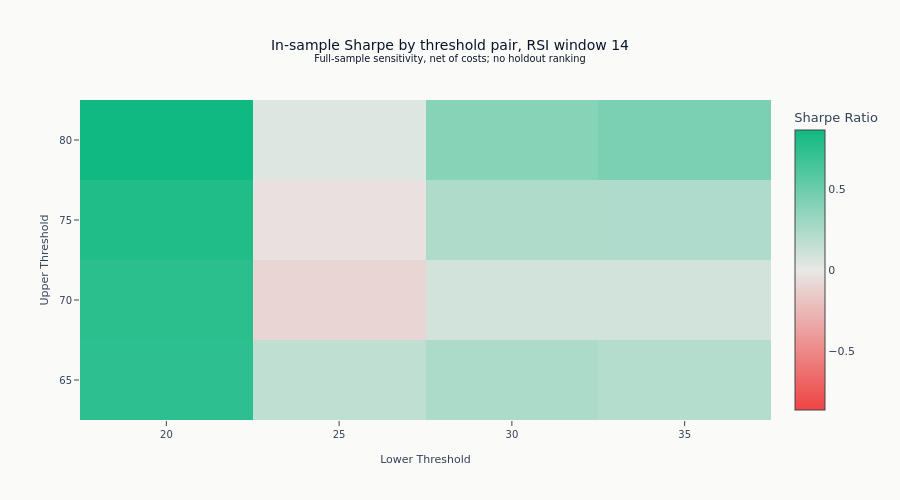

Write notebook code for a chart like this one.
### Markdown cell above
The heatmap holds the RSI window fixed and exposes the threshold surface. Centering the diverging
scale at zero distinguishes positive from negative in-sample Sharpe ratios without implying that
the highest cell is a validated choice.

### Code cell
fig = go.Figure(
    data=go.Heatmap(
        x=lower_thresholds,
        y=upper_thresholds,
        z=heatmap_z,
        colorscale=ml4t_diverging(),
        zmid=0,
        colorbar=dict(title="Sharpe Ratio"),
    )
)

fig.update_layout(
    title=(
        f"In-sample Sharpe by threshold pair, RSI window {RSI_WINDOW}"
        "<br><sup>Full-sample sensitivity, net of costs; no holdout ranking</sup>"
    ),
    xaxis_title="Lower Threshold",
    yaxis_title="Upper Threshold",
    height=500,
)
show_plotly_with_alt(
    fig,
    (
        "Heatmap of in-sample Sharpe ratio over the RSI threshold grid, lower threshold on "
        "the horizontal axis and upper threshold on the vertical, one cell per pair, on a "
        f"diverging colour scale centred at zero. The RSI window is held at {RSI_WINDOW} "
        "throughout, so the surface varies in the two thresholds alone. Every cell is scored "
        "on the whole sample with no holdout, which is what makes this a sensitivity surface "
        "rather than a selection procedure."
    ),
)

### Figure 1 — Plotly figure (JSON) as saved in the notebook; plotly's stock layout.template omitted (floating-point values rounded to 4 significant figures)
{"data": [{"colorbar": {"title": {"text": "Sharpe Ratio"}}, "colorscale": [[0.0, "#ef4444"], [0.5, "#e8e8e6"], [1.0, "#10b981"]], "type": "heatmap", "x": [20, 25, 30, 35], "y": [65, 70, 75, 80], "z": [[0.7475, 0.1606, 0.2367, 0.2079], [0.7622, -0.09895, 0.08964, 0.09315], [0.7998, -0.03683, 0.2302, 0.2308], [0.8654, 0.04034, 0.3905, 0.4376]], "zmid": 0}], "layout": {"height": 500, "title": {"text": "In-sample Sharpe by threshold pair, RSI window 14<br><sup>Full-sample sensitivity, net of costs; no holdout ranking</sup>"}, "xaxis": {"title": {"text": "Lower Threshold"}}, "yaxis": {"title": {"text": "Upper Threshold"}}}}
